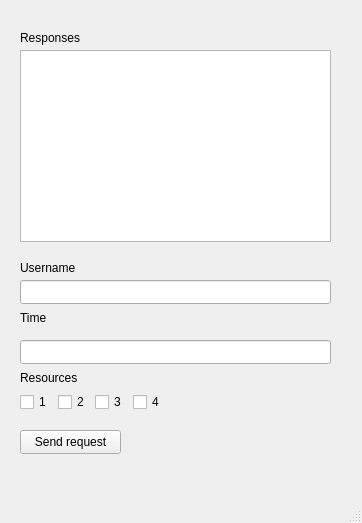
<?xml version="1.0" encoding="UTF-8"?>
<ui version="4.0">
 <class>MainWindow</class>
 <widget class="QMainWindow" name="MainWindow">
  <property name="geometry">
   <rect>
    <x>0</x>
    <y>0</y>
    <width>362</width>
    <height>523</height>
   </rect>
  </property>
  <property name="windowTitle">
   <string>MainWindow</string>
  </property>
  <widget class="QWidget" name="centralwidget">
   <widget class="QLineEdit" name="usernameEdit">
    <property name="geometry">
     <rect>
      <x>20</x>
      <y>280</y>
      <width>311</width>
      <height>24</height>
     </rect>
    </property>
   </widget>
   <widget class="QTextBrowser" name="textBrowser">
    <property name="geometry">
     <rect>
      <x>20</x>
      <y>50</y>
      <width>311</width>
      <height>192</height>
     </rect>
    </property>
   </widget>
   <widget class="QLabel" name="label">
    <property name="geometry">
     <rect>
      <x>20</x>
      <y>260</y>
      <width>91</width>
      <height>16</height>
     </rect>
    </property>
    <property name="text">
     <string>Username</string>
    </property>
   </widget>
   <widget class="QPushButton" name="requestButton">
    <property name="geometry">
     <rect>
      <x>20</x>
      <y>430</y>
      <width>101</width>
      <height>24</height>
     </rect>
    </property>
    <property name="text">
     <string>Send request</string>
    </property>
   </widget>
   <widget class="QLabel" name="label_2">
    <property name="geometry">
     <rect>
      <x>20</x>
      <y>310</y>
      <width>49</width>
      <height>16</height>
     </rect>
    </property>
    <property name="text">
     <string>Time</string>
    </property>
   </widget>
   <widget class="QLabel" name="label_3">
    <property name="geometry">
     <rect>
      <x>20</x>
      <y>370</y>
      <width>81</width>
      <height>16</height>
     </rect>
    </property>
    <property name="text">
     <string>Resources</string>
    </property>
   </widget>
   <widget class="QLabel" name="label_4">
    <property name="geometry">
     <rect>
      <x>20</x>
      <y>30</y>
      <width>71</width>
      <height>16</height>
     </rect>
    </property>
    <property name="text">
     <string>Responses</string>
    </property>
   </widget>
   <widget class="QWidget" name="layoutWidget">
    <property name="geometry">
     <rect>
      <x>20</x>
      <y>390</y>
      <width>144</width>
      <height>24</height>
     </rect>
    </property>
    <layout class="QGridLayout" name="gridLayout">
     <item row="0" column="0">
      <widget class="QCheckBox" name="resurceBox_1">
       <property name="text">
        <string>1</string>
       </property>
      </widget>
     </item>
     <item row="0" column="1">
      <widget class="QCheckBox" name="resurceBox_2">
       <property name="text">
        <string>2</string>
       </property>
      </widget>
     </item>
     <item row="0" column="2">
      <widget class="QCheckBox" name="resurceBox_3">
       <property name="text">
        <string>3</string>
       </property>
      </widget>
     </item>
     <item row="0" column="3">
      <widget class="QCheckBox" name="resurceBox_4">
       <property name="text">
        <string>4</string>
       </property>
      </widget>
     </item>
    </layout>
   </widget>
   <widget class="QLineEdit" name="timeEdit">
    <property name="geometry">
     <rect>
      <x>20</x>
      <y>340</y>
      <width>311</width>
      <height>24</height>
     </rect>
    </property>
   </widget>
  </widget>
  <widget class="QMenuBar" name="menubar">
   <property name="geometry">
    <rect>
     <x>0</x>
     <y>0</y>
     <width>362</width>
     <height>21</height>
    </rect>
   </property>
  </widget>
  <widget class="QStatusBar" name="statusbar"/>
 </widget>
 <resources/>
 <connections/>
</ui>
